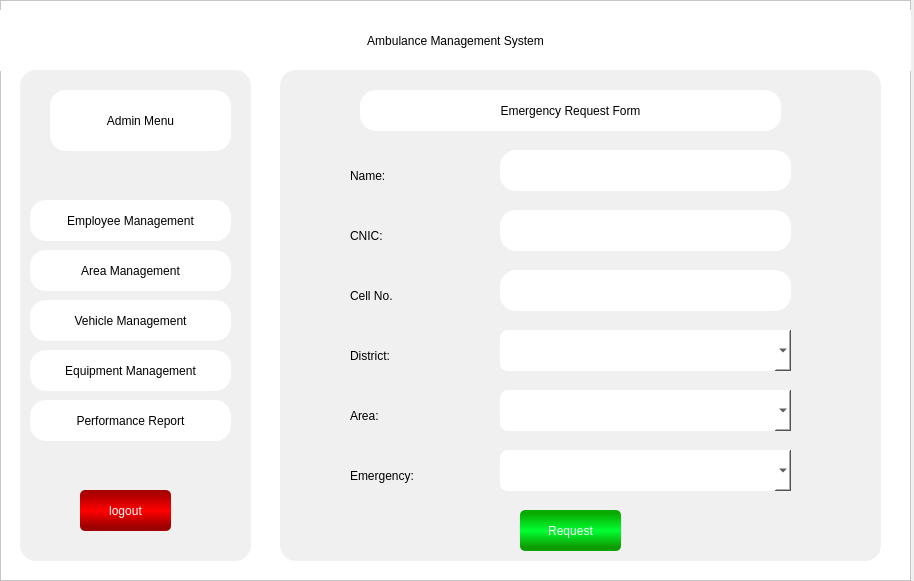
<?xml version="1.0" encoding="UTF-8"?>
<ui version="4.0">
 <class>MainWindow</class>
 <widget class="QMainWindow" name="MainWindow">
  <property name="geometry">
   <rect>
    <x>0</x>
    <y>0</y>
    <width>914</width>
    <height>581</height>
   </rect>
  </property>
  <property name="windowTitle">
   <string>MainWindow</string>
  </property>
  <widget class="QWidget" name="centralwidget">
   <widget class="QFrame" name="frame">
    <property name="geometry">
     <rect>
      <x>0</x>
      <y>0</y>
      <width>911</width>
      <height>581</height>
     </rect>
    </property>
    <property name="styleSheet">
     <string notr="true">background-color: rgb(255, 255, 255);</string>
    </property>
    <property name="frameShape">
     <enum>QFrame::StyledPanel</enum>
    </property>
    <property name="frameShadow">
     <enum>QFrame::Raised</enum>
    </property>
    <widget class="QLabel" name="label_2">
     <property name="geometry">
      <rect>
       <x>0</x>
       <y>10</y>
       <width>911</width>
       <height>61</height>
      </rect>
     </property>
     <property name="styleSheet">
      <string notr="true">font: 75 28pt &quot;News706 BT&quot;;</string>
     </property>
     <property name="text">
      <string>Ambulance Management System</string>
     </property>
     <property name="alignment">
      <set>Qt::AlignCenter</set>
     </property>
    </widget>
    <widget class="QFrame" name="frame_2">
     <property name="geometry">
      <rect>
       <x>280</x>
       <y>70</y>
       <width>601</width>
       <height>491</height>
      </rect>
     </property>
     <property name="styleSheet">
      <string notr="true">background-color: rgb(240, 240, 240);
border-radius:16px;
</string>
     </property>
     <property name="frameShape">
      <enum>QFrame::StyledPanel</enum>
     </property>
     <property name="frameShadow">
      <enum>QFrame::Raised</enum>
     </property>
     <widget class="QPushButton" name="pushButton_2">
      <property name="geometry">
       <rect>
        <x>240</x>
        <y>440</y>
        <width>101</width>
        <height>41</height>
       </rect>
      </property>
      <property name="styleSheet">
       <string notr="true">font: 75 18pt &quot;News706 BT&quot;;
border-radius:5px;
color: rgb(255, 255, 255);
background-color: qlineargradient(spread:repeat, x1:1, y1:0, x2:1, y2:0.966, stop:0.0795455 rgba(9, 169, 0, 255), stop:0.522727 rgba(0, 255, 50, 255), stop:0.931818 rgba(15, 155, 0, 255));</string>
      </property>
      <property name="text">
       <string>Request</string>
      </property>
     </widget>
     <widget class="QLabel" name="label_3">
      <property name="geometry">
       <rect>
        <x>70</x>
        <y>90</y>
        <width>91</width>
        <height>31</height>
       </rect>
      </property>
      <property name="styleSheet">
       <string notr="true">font: 75 18pt &quot;News706 BT&quot;;</string>
      </property>
      <property name="text">
       <string>Name: </string>
      </property>
      <property name="alignment">
       <set>Qt::AlignLeading|Qt::AlignLeft|Qt::AlignVCenter</set>
      </property>
     </widget>
     <widget class="QLabel" name="label_4">
      <property name="geometry">
       <rect>
        <x>70</x>
        <y>150</y>
        <width>131</width>
        <height>31</height>
       </rect>
      </property>
      <property name="styleSheet">
       <string notr="true">font: 75 18pt &quot;News706 BT&quot;;</string>
      </property>
      <property name="text">
       <string>CNIC: </string>
      </property>
      <property name="alignment">
       <set>Qt::AlignLeading|Qt::AlignLeft|Qt::AlignVCenter</set>
      </property>
     </widget>
     <widget class="QLabel" name="label_5">
      <property name="geometry">
       <rect>
        <x>70</x>
        <y>210</y>
        <width>111</width>
        <height>31</height>
       </rect>
      </property>
      <property name="styleSheet">
       <string notr="true">font: 75 18pt &quot;News706 BT&quot;;</string>
      </property>
      <property name="text">
       <string>Cell No.</string>
      </property>
      <property name="alignment">
       <set>Qt::AlignLeading|Qt::AlignLeft|Qt::AlignVCenter</set>
      </property>
     </widget>
     <widget class="QTextEdit" name="textEdit">
      <property name="geometry">
       <rect>
        <x>220</x>
        <y>80</y>
        <width>291</width>
        <height>41</height>
       </rect>
      </property>
      <property name="styleSheet">
       <string notr="true">background-color: rgb(255, 255, 255);
font: 75 16pt &quot;News706 BT&quot;;</string>
      </property>
     </widget>
     <widget class="QTextEdit" name="textEdit_2">
      <property name="geometry">
       <rect>
        <x>220</x>
        <y>140</y>
        <width>291</width>
        <height>41</height>
       </rect>
      </property>
      <property name="styleSheet">
       <string notr="true">background-color: rgb(255, 255, 255);
font: 75 16pt &quot;News706 BT&quot;;</string>
      </property>
     </widget>
     <widget class="QTextEdit" name="textEdit_3">
      <property name="geometry">
       <rect>
        <x>220</x>
        <y>200</y>
        <width>291</width>
        <height>41</height>
       </rect>
      </property>
      <property name="styleSheet">
       <string notr="true">background-color: rgb(255, 255, 255);
font: 75 16pt &quot;News706 BT&quot;;</string>
      </property>
     </widget>
     <widget class="QLabel" name="label_6">
      <property name="geometry">
       <rect>
        <x>70</x>
        <y>270</y>
        <width>111</width>
        <height>31</height>
       </rect>
      </property>
      <property name="styleSheet">
       <string notr="true">font: 75 18pt &quot;News706 BT&quot;;</string>
      </property>
      <property name="text">
       <string>District: </string>
      </property>
      <property name="alignment">
       <set>Qt::AlignLeading|Qt::AlignLeft|Qt::AlignVCenter</set>
      </property>
     </widget>
     <widget class="QLabel" name="label_7">
      <property name="geometry">
       <rect>
        <x>70</x>
        <y>330</y>
        <width>111</width>
        <height>31</height>
       </rect>
      </property>
      <property name="styleSheet">
       <string notr="true">font: 75 18pt &quot;News706 BT&quot;;</string>
      </property>
      <property name="text">
       <string>Area: </string>
      </property>
      <property name="alignment">
       <set>Qt::AlignLeading|Qt::AlignLeft|Qt::AlignVCenter</set>
      </property>
     </widget>
     <widget class="QLabel" name="label_8">
      <property name="geometry">
       <rect>
        <x>70</x>
        <y>390</y>
        <width>141</width>
        <height>31</height>
       </rect>
      </property>
      <property name="styleSheet">
       <string notr="true">font: 75 18pt &quot;News706 BT&quot;;</string>
      </property>
      <property name="text">
       <string>Emergency: </string>
      </property>
      <property name="alignment">
       <set>Qt::AlignLeading|Qt::AlignLeft|Qt::AlignVCenter</set>
      </property>
     </widget>
     <widget class="QComboBox" name="comboBox">
      <property name="geometry">
       <rect>
        <x>220</x>
        <y>260</y>
        <width>291</width>
        <height>41</height>
       </rect>
      </property>
      <property name="styleSheet">
       <string notr="true">background-color: rgb(255, 255, 255);
font: 75 18pt &quot;News706 BT&quot;;
border-radius:8px;</string>
      </property>
     </widget>
     <widget class="QComboBox" name="comboBox_2">
      <property name="geometry">
       <rect>
        <x>220</x>
        <y>320</y>
        <width>291</width>
        <height>41</height>
       </rect>
      </property>
      <property name="styleSheet">
       <string notr="true">background-color: rgb(255, 255, 255);
font: 75 18pt &quot;News706 BT&quot;;
border-radius:8px;</string>
      </property>
     </widget>
     <widget class="QComboBox" name="comboBox_3">
      <property name="geometry">
       <rect>
        <x>220</x>
        <y>380</y>
        <width>291</width>
        <height>41</height>
       </rect>
      </property>
      <property name="styleSheet">
       <string notr="true">background-color: rgb(255, 255, 255);
font: 75 18pt &quot;News706 BT&quot;;
border-radius:8px;</string>
      </property>
     </widget>
     <widget class="QLabel" name="label_9">
      <property name="geometry">
       <rect>
        <x>80</x>
        <y>20</y>
        <width>421</width>
        <height>41</height>
       </rect>
      </property>
      <property name="styleSheet">
       <string notr="true">font: 75 24pt &quot;News706 BT&quot;;
background-color: rgb(255, 255, 255);</string>
      </property>
      <property name="text">
       <string>Emergency Request Form</string>
      </property>
      <property name="alignment">
       <set>Qt::AlignCenter</set>
      </property>
     </widget>
    </widget>
    <widget class="QFrame" name="frame_3">
     <property name="geometry">
      <rect>
       <x>20</x>
       <y>70</y>
       <width>231</width>
       <height>491</height>
      </rect>
     </property>
     <property name="styleSheet">
      <string notr="true">background-color: rgb(240, 240, 240);
border-radius:16px;</string>
     </property>
     <property name="frameShape">
      <enum>QFrame::StyledPanel</enum>
     </property>
     <property name="frameShadow">
      <enum>QFrame::Raised</enum>
     </property>
     <widget class="QLabel" name="label_17">
      <property name="geometry">
       <rect>
        <x>30</x>
        <y>20</y>
        <width>181</width>
        <height>61</height>
       </rect>
      </property>
      <property name="styleSheet">
       <string notr="true">font: 75 20pt &quot;News706 BT&quot;;
background-color: rgb(255, 255, 255);</string>
      </property>
      <property name="text">
       <string>Admin Menu</string>
      </property>
      <property name="alignment">
       <set>Qt::AlignCenter</set>
      </property>
     </widget>
     <widget class="QLabel" name="label_22">
      <property name="geometry">
       <rect>
        <x>10</x>
        <y>330</y>
        <width>201</width>
        <height>41</height>
       </rect>
      </property>
      <property name="styleSheet">
       <string notr="true">font: 75 12pt &quot;News706 BT&quot;;
background-color: rgb(255, 255, 255);</string>
      </property>
      <property name="text">
       <string>Performance Report</string>
      </property>
      <property name="alignment">
       <set>Qt::AlignCenter</set>
      </property>
     </widget>
     <widget class="QLabel" name="label_23">
      <property name="geometry">
       <rect>
        <x>10</x>
        <y>280</y>
        <width>201</width>
        <height>41</height>
       </rect>
      </property>
      <property name="styleSheet">
       <string notr="true">font: 75 12pt &quot;News706 BT&quot;;
background-color: rgb(255, 255, 255);</string>
      </property>
      <property name="text">
       <string>Equipment Management</string>
      </property>
      <property name="alignment">
       <set>Qt::AlignCenter</set>
      </property>
     </widget>
     <widget class="QLabel" name="label_24">
      <property name="geometry">
       <rect>
        <x>10</x>
        <y>230</y>
        <width>201</width>
        <height>41</height>
       </rect>
      </property>
      <property name="styleSheet">
       <string notr="true">font: 75 12pt &quot;News706 BT&quot;;
background-color: rgb(255, 255, 255);</string>
      </property>
      <property name="text">
       <string>Vehicle Management</string>
      </property>
      <property name="alignment">
       <set>Qt::AlignCenter</set>
      </property>
     </widget>
     <widget class="QLabel" name="label_25">
      <property name="geometry">
       <rect>
        <x>10</x>
        <y>180</y>
        <width>201</width>
        <height>41</height>
       </rect>
      </property>
      <property name="styleSheet">
       <string notr="true">font: 75 12pt &quot;News706 BT&quot;;
background-color: rgb(255, 255, 255);</string>
      </property>
      <property name="text">
       <string>Area Management</string>
      </property>
      <property name="alignment">
       <set>Qt::AlignCenter</set>
      </property>
     </widget>
     <widget class="QLabel" name="label_26">
      <property name="geometry">
       <rect>
        <x>10</x>
        <y>130</y>
        <width>201</width>
        <height>41</height>
       </rect>
      </property>
      <property name="styleSheet">
       <string notr="true">font: 75 12pt &quot;News706 BT&quot;;
background-color: rgb(255, 255, 255);</string>
      </property>
      <property name="text">
       <string>Employee Management</string>
      </property>
      <property name="alignment">
       <set>Qt::AlignCenter</set>
      </property>
     </widget>
     <widget class="QPushButton" name="pushButton_4">
      <property name="geometry">
       <rect>
        <x>60</x>
        <y>420</y>
        <width>91</width>
        <height>41</height>
       </rect>
      </property>
      <property name="styleSheet">
       <string notr="true">font: 75 18pt &quot;News706 BT&quot;;
border-radius:5px;
color: rgb(255, 255, 255);
background-color: qlineargradient(spread:repeat, x1:1, y1:0, x2:1, y2:0.966, stop:0.0795455 rgba(169, 0, 0, 255), stop:0.522727 rgba(255, 0, 0, 255), stop:0.931818 rgba(155, 0, 0, 255));</string>
      </property>
      <property name="text">
       <string>logout</string>
      </property>
     </widget>
    </widget>
   </widget>
  </widget>
 </widget>
 <resources/>
 <connections/>
</ui>
